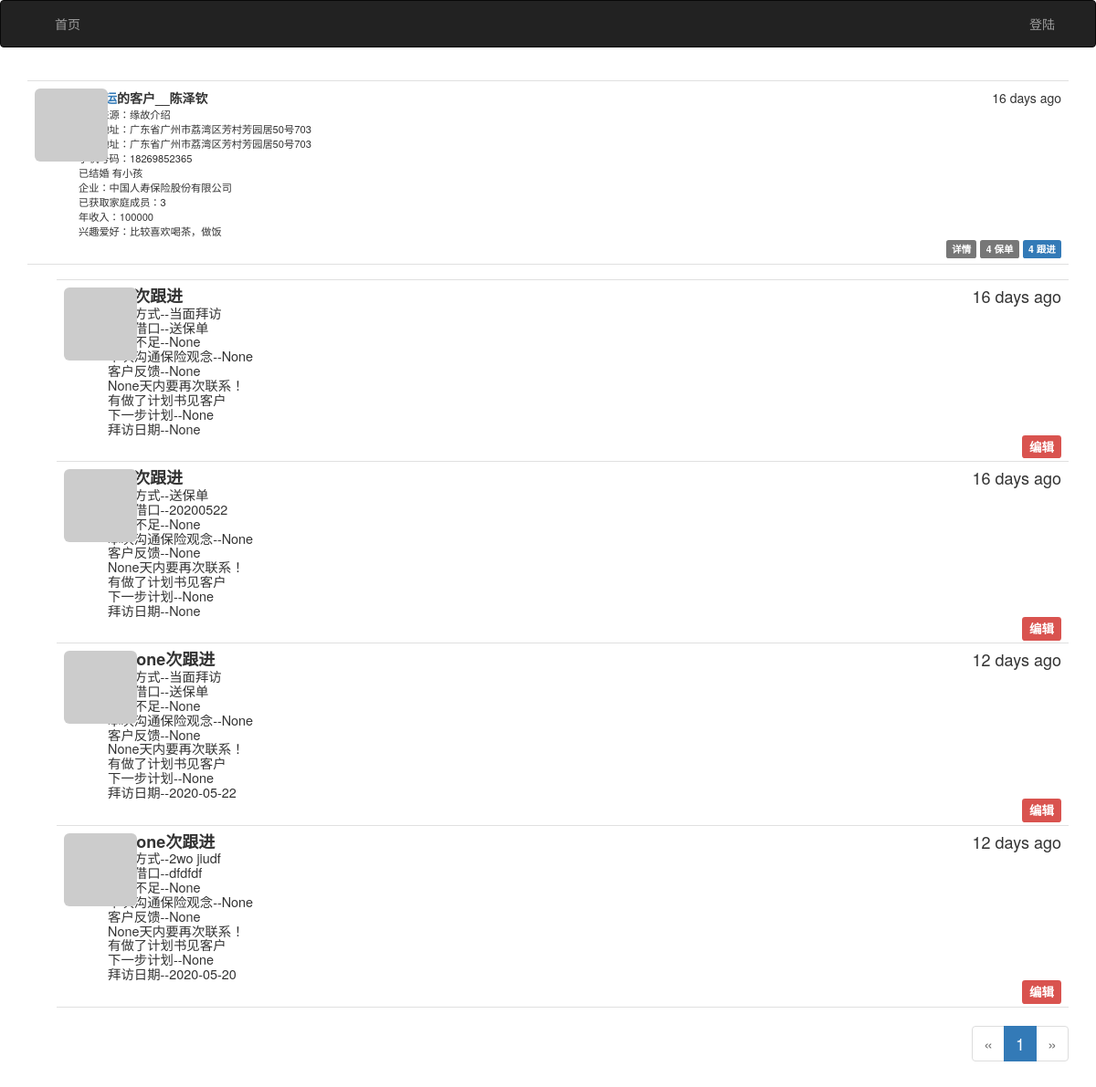
/post/11, run on the app's committed database.
### app/models.py (models this page shows, shortened)
class Post(db.Model):
    __tablename__ = 'posts'
    id = db.Column(db.Integer, primary_key=True)
    body = db.Column(db.Text)
    body_html = db.Column(db.Text)
    name = db.Column(db.String(64))
    phnumber = db.Column(db.Integer,unique=True)
    homeaddress = db.Column(db.String(64))
    career = db.Column(db.String(64))
    company = db.Column(db.String(64))
    jobaddress = db.Column(db.String(64))
    families = db.Column(db.Integer)
    insurance = db.Column(db.Integer)
    source = db.Column(db.String(64))
    married = db.Column(db.Boolean, default=False)
    bobies = db.Column(db.Boolean, default=False)
    liking = db.Column(db.String(64))
    connects = db.Column(db.Integer)
    income = db.Column(db.Integer)
    timestamp = db.Column(db.DateTime, index=True, default=datetime.utcnow)
    author_id = db.Column(db.Integer, db.ForeignKey('users.id'))
    comments = db.relationship('Comment', backref='post', lazy='dynamic')
    insurancese = db.relationship('Insurance', backref='post', lazy='dynamic')

class Comment(db.Model):#拜访情况表
    __tablename__ = 'comments'
    id = db.Column(db.Integer, primary_key=True)
    timestamp = db.Column(db.DateTime, index=True, default=datetime.utcnow)
    disabled = db.Column(db.Boolean)
    meetdate = db.Column(db.Date, default=False)
    meetway = db.Column(db.String(64), default=False)
    meetcase = db.Column(db.String(64), default=False)
    meetadress = db.Column(db.String(64), default=False)
    meettimese = db.Column(db.Integer, default=False)
    beetway = db.Column(db.String(64), default=False)
    newsabout =  db.Column(db.Text, default=False)
    thisthink = db.Column(db.String(64), default=False)
    fation =  db.Column(db.String(64), default=False)
    planbook = db.Column(db.Boolean, default=False)
    badthing = db.Column(db.Text, default=False)
    donething = db.Column(db.Text, default=False)
    nexttime = db.Column(db.Integer, default=False)
    todo = db.Column(db.Text, default=False)
    author_id = db.Column(db.Integer, db.ForeignKey('users.id'))
    post_id = db.Column(db.Integer, db.ForeignKey('posts.id'))

### app/main/views.py (the view, shortened to what this page needs)
@main.route('/post/<int:id>', methods=['GET', 'POST'])
def post(id):
    post = Post.query.get_or_404(id)
    form = CommentForm()
    page = request.args.get('page', 1, type=int)
    if page == -1:
        page = (post.comments.count() - 1) // \
            current_app.config['FLASKY_COMMENTS_PER_PAGE'] + 1
    pagination = post.comments.order_by(Comment.timestamp.asc()).paginate(
        page, per_page=current_app.config['FLASKY_COMMENTS_PER_PAGE'],
        error_out=False)
    comments = pagination.items
    return render_template('post.html', posts=[post], form=form,
                           comments=comments, pagination=pagination)

### app/auth/views.py (called while the page is built)
@auth.before_app_request
def before_request():
    if current_user.is_authenticated:
        current_user.ping()
        if not current_user.confirmed \
                and request.endpoint \
                and request.blueprint != 'auth' \
                and request.endpoint != 'static':
            return redirect(url_for('auth.unconfirmed'))

### app/main/__init__.py (called while the page is built)
@main.app_context_processor
def inject_permissions():
    return dict(Permission=Permission)

### app/main/views.py (called while the page is built)
@main.after_app_request
def after_request(response):
    for query in get_debug_queries():
        if query.duration >= current_app.config['FLASKY_SLOW_DB_QUERY_TIME']:
            current_app.logger.warning(
                'Slow query: %s\nParameters: %s\nDuration: %fs\nContext: %s\n'
                % (query.statement, query.parameters, query.duration,
                   query.context))
    return response

### app/models.py (called while the page is built)
    def gravatar(self, size=100, default='identicon', rating='g'):
        url = 'https://secure.gravatar.com/avatar'
        hash = self.avatar_hash or self.gravatar_hash()
        return '{url}/{hash}?s={size}&d={default}&r={rating}'.format(
            url=url, hash=hash, size=size, default=default, rating=rating)

    def can(self, permissions):
        return False

    def is_administrator(self):
        return False

### app/templates/post.html (shortened to what this page needs)
{% extends "base.html" %}
{% import "bootstrap/wtf.html" as wtf %}
{% import "_macros.html" as macros %}
{% block page_content %}
{% include '_posts.html' %}
<h4 id="comments">
{% include '_comments.html' %}
{% if pagination %}
<div class="pagination">
    {{ macros.pagination_widget(pagination, '.post', fragment='#comments', id=posts[0].id) }}
</div>
{% endif %}
{% endblock %}

### app/templates/_posts.html (shortened to what this page needs)
<ul class="posts">
    {% for post in posts %}
    <li class="post">
        <div class="post-thumbnail">
            <a href="{{ url_for('.user', username=post.author.username) }}">
                <img class="img-rounded profile-thumbnail" src="{{ post.author.gravatar(size=40) }}">
            </a>
        </div>
        <div class="post-content">
            <div class="post-date">{{ moment(post.timestamp).fromNow() }}</div>
            <div class="post-author"><a href="{{ url_for('.user', username=post.author.username) }}">{{ post.author.name }}</a>的客户__{{ post.name | safe }}</div>
            <div class="post-body">
                <div class="labell">
                {% if post.source %}
                    客户来源：{{ post.source }}
                {% endif %}
                </div>
                {% if post.jobaddress %}
                <div class="labell">
                    办公地址：{{post.jobaddress}}
                </div >
                <div class="labell">
                {% if post.homeaddress %}
                    家庭地址：{{ post.homeaddress }}
                {% endif %}
                </div>
                {% if post.phnumber %}
                <div class="labell">
                    手机号码：{{post.phnumber}}
                </div>
                {% endif %}
                <div class="labell">
                   {%if post.married %} 已结婚 {% endif %}{%if post.bobies %} 有小孩 {% endif %}
                </div >
                {% if post.company %}
                <div class="labell">
                    企业：{{post.company}}
                </div >
                {% endif %}
                {% endif %}
                {% if post.families %}
                <div class="labell">
                    已获取家庭成员：{{post.families}}
                </div >
                {% endif %}
                {% if post.income %}
                <div class="labell">
                    年收入：{{post.income}}
                </div >
                {% endif %}
                {% if post.liking %}
                <div class="labell">
                    兴趣爱好：{{post.liking}}
                </div >
                {% endif %}
            </div>
            <div class="post-footer">
                <a href="{{ url_for('.post', id=post.id) }}">
                    <span class="label label-default">详情</span>
                </a>
                <a href="{{ url_for('.insurance', id=post.id) }}">
                    <span class="label label-default">{{ post.insurancese.count() }} 保单</span>
                </a>
                <a href="{{ url_for('.post', id=post.id) }}#comments">
                    <span class="label label-primary">{{ post.comments.count() }} 跟进</span>
                </a>
            </div>
        </div>
    </li>
    {% endfor %}
</ul>

### app/templates/_comments.html (shortened to what this page needs)
<ul class="comments">
    {% for comment in comments %}
    <li class="comment">
        <div class="comment-thumbnail">
            <a href="{{ url_for('.user', username=comment.author.username) }}">
                <img class="img-rounded profile-thumbnail" src="{{ comment.author.gravatar(size=40) }}">
            </a>
        </div>
        <div class="comment-content">
            <div class="comment-date">{{ moment(comment.timestamp).fromNow() }}</div>
            <div class="comment-author">第{{ comment.meettimese }}次跟进</div>
            <div class="comment-body">
                <div class="labell">
                 {% if form.meetway %}
                     沟通方式--{{ comment.meetway }}
                    {% endif %}
                </div>
                <div class="labell">
                    {% if form.meetcase %}
                     沟通借口--{{ comment.meetcase }}
                    {% endif %}
                </div>
                <div class="labell">
                    {% if form.badthing %}
                     本次不足--{{ comment.badthing }}
                    {% endif %}
                </div>
                <div class="labell">
                    {% if form.thisthink %}
                     本次沟通保险观念--{{ comment.thisthink }}
                    {% endif %}
                </div>
                <div class="labell">
                    {% if form.fation %}
                     客户反馈--{{ comment.fation }}
                    {% endif %}
                </div>
                <div class="labell">
                    {% if form.nexttime %}
                     {{ comment.nexttime }}天内要再次联系！
                    {% endif %}
                </div>
                <div class="labell">
                    {% if form.planbook %}
                     有做了计划书见客户
                    {% endif %}
                </div>
                <div class="labell">
                    {% if form.todo %}
                     下一步计划--{{ comment.todo }}
                    {% endif %}
                </div>
                <div class="labell">
                    {% if form.meetdate %}
                     拜访日期--{{ comment.meetdate }}
                    {% endif %}
                </div>
            </div>
        </div>
        <div class="comment-footer">
                <a href="{{ url_for('.editcc', id=comment.id) }}">
                    <span class="label label-danger">编辑</span>
                </a>
            </div>
    </li>
    {% endfor %}
</ul>

### app/static/styles.css (style rules this page uses)
.profile-thumbnail { position: absolute; }
ul.posts { list-style-type: none; padding: 0px; margin: 16px 0px 0px 0px; border-top: 1px solid #e0e0e0; }
ul.posts li.post { padding: 8px; border-bottom: 1px solid #e0e0e0; }
div.post-date { float: right; }
div.post-author { font-weight: bold; }
div.post-thumbnail { position: absolute; }
div.post-content { margin-left: 48px; min-height: 48px; }
div.post-footer { text-align: right; }
div.comment-footer { text-align: right; }
ul.comments { list-style-type: none; padding: 0px; margin: 16px 0px 0px 0px; }
ul.comments li.comment { margin-left: 32px; padding: 8px; border-bottom: 1px solid #e0e0e0; }
ul.comments li.comment:nth-child(1) { border-top: 1px solid #e0e0e0; }
div.comment-date { float: right; }
div.comment-author { font-weight: bold; }
div.comment-thumbnail { position: absolute; }
div.comment-content { margin-left: 48px; min-height: 48px; }
div.pagination { width: 100%; text-align: right; padding: 0px; margin: 0px; }
.labell { font-size: 80%; }

### data on the page
Post: timestamp "16 days ago", name "陈泽钦", source "缘故介绍", jobaddress "广东省广州市荔湾区芳村芳园居50号703", homeaddress "广东省广州市荔湾区芳村芳园居50号703", phnumber "18269852365", married "已结婚", bobies "有小孩", company "中国人寿保险股份有限公司", families "3", income "100000", liking "比较喜欢喝茶，做饭", insurancese.count "4", comments.count "4"
Comment: timestamp "16 days ago", meetway "当面拜访", meetcase "送保单", badthing "None", thisthink "None", fation "None", nexttime "None", todo "None", meetdate "None"
Comment: timestamp "16 days ago", meetway "送保单", meetcase "20200522", badthing "None", thisthink "None", fation "None", nexttime "None", todo "None", meetdate "None"
Comment: timestamp "12 days ago", meettimese "None", meetway "当面拜访", meetcase "送保单", badthing "None", thisthink "None", fation "None", nexttime "None", todo "None", meetdate "2020-05-22"
Comment: timestamp "12 days ago", meettimese "None", meetway "2wo jiudf", meetcase "dfdfdf", badthing "None", thisthink "None", fation "None", nexttime "None", todo "None", meetdate "2020-05-20"

### other printed values
{{ p }} "1"
